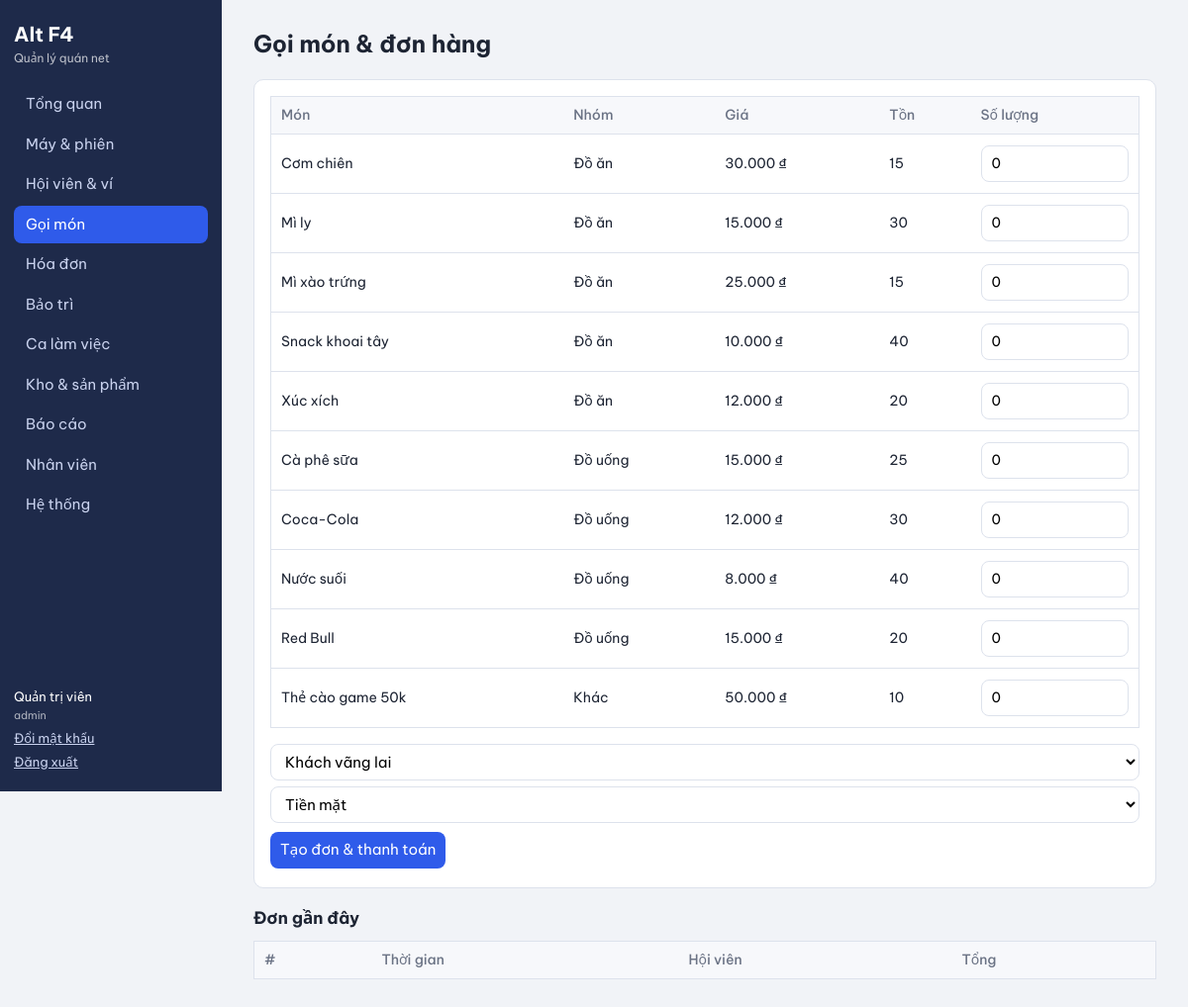
/app.php?p=orders (signed in), run on the app's committed database.
### tables this page shows
CREATE TABLE products(
 id INT AUTO_INCREMENT PRIMARY KEY,
 name VARCHAR(100) NOT NULL,
 category VARCHAR(40) DEFAULT 'Đồ uống',
 price INT NOT NULL,
 stock INT NOT NULL DEFAULT 0,
 min_stock INT NOT NULL DEFAULT 5,
 active TINYINT NOT NULL DEFAULT 1,
 CONSTRAINT chk_stock CHECK(stock>=0)
);

### app.php (called while the page is built, shortened)
<?php
require __DIR__.'/lib.php';
$map=['dashboard'=>1,'machines'=>1,'members'=>1,'orders'=>1,'invoices'=>1,'maintenance'=>1,'shifts'=>1,'password'=>1,'inventory'=>2,'reports'=>2,'staff'=>2,'system'=>3];
$p=$_GET['p']??'dashboard';if(!isset($map[$p]))$p='dashboard';
require __DIR__."/pages/$p.php";

### pages/orders.php (the view, shortened to what this page needs)
<?php
$pr=all('SELECT * FROM products WHERE active=1 ORDER BY category,name');$mem=all('SELECT id,code,name FROM members ORDER BY name');
head('Gọi món & đơn hàng');?>
<form method="post" class="card"><?=field()?><input type="hidden" name="a" value="order"><table><tr><th>Món</th><th>Nhóm</th><th>Giá</th><th>Tồn</th><th>Số lượng</th></tr>
<?php foreach($pr as $r)echo '<tr><td>'.h($r['name']).'</td><td>'.h($r['category']).'</td><td>'.vnd($r['price']).'</td><td class="'.($r['stock']<=$r['min_stock']?'warn':'').'">'.$r['stock'].'</td><td><input type="number" name="qty['.$r['id'].']" min="0" max="'.$r['stock'].'" value="0"></td></tr>';?></table>
<div class="row"><select name="member_id"><option value="">Khách vãng lai</option></select><select name="method"><option value="cash">Tiền mặt</option></select><button>Tạo đơn & thanh toán</button></div></form>
<h2>Đơn gần đây</h2><table><tr><th>#</th><th>Thời gian</th><th>Hội viên</th><th>Tổng</th></tr></table>

### assets/style.css (style rules this page uses)
:root { --ink:#1d2433;--mut:#6b7385;--bg:#f1f3f7;--card:#fff;--side:#1e2a4a;--acc:#2f5bea;--ok:#16874a;--busy:#c26a00;--bad:#c62d2d;--line:#dde2ec }
* { box-sizing:border-box }
body { margin:0;font:15px/1.5 'Be Vietnam Pro',system-ui,sans-serif;color:var(--ink);background:var(--bg);display:flex;min-height:100vh }
h2 { font-size:17px;margin:18px 0 10px }
.card { background:var(--card);border:1px solid var(--line);border-radius:10px;padding:16px;margin-bottom:16px }
table { width:100%;border-collapse:collapse;background:var(--card);border:1px solid var(--line);border-radius:10px;margin-bottom:16px;font-size:14px }
th,td { padding:8px 10px;border-bottom:1px solid var(--line);text-align:left;vertical-align:middle }
th { background:#f7f8fb;font-weight:500;color:var(--mut) }
input,select,button,.btn { font:inherit;padding:7px 10px;border:1px solid var(--line);border-radius:8px;background:#fff;margin:3px 0;max-width:100% }
button,.btn { background:var(--acc);color:#fff;border:0;cursor:pointer;text-decoration:none;display:inline-block }
.row { display:flex;flex-wrap:wrap;gap:6px;align-items:center }
.row input,.row select { margin:0 }
form:not(.row) input:not([type=hidden]),form:not(.row) select { display:block;width:100% }

### data on the page
products: name "Cơm chiên", category "Đồ ăn", price "30.000 ₫", stock "15"
products: name "Mì ly", category "Đồ ăn", price "15.000 ₫", stock "30"
products: name "Mì xào trứng", category "Đồ ăn", price "25.000 ₫", stock "15"
products: name "Snack khoai tây", category "Đồ ăn", price "10.000 ₫", stock "40"
products: name "Xúc xích", category "Đồ ăn", price "12.000 ₫", stock "20"
products: name "Cà phê sữa", category "Đồ uống", price "15.000 ₫", stock "25"
products: name "Coca-Cola", category "Đồ uống", price "12.000 ₫", stock "30"
products: name "Nước suối", category "Đồ uống", price "8.000 ₫", stock "40"
products: name "Red Bull", category "Đồ uống", price "15.000 ₫", stock "20"
products: name "Thẻ cào game 50k", category "Khác", price "50.000 ₫", stock "10"

### other printed values
$n[1] "Tổng quan"
$n[1] "Máy & phiên"
$n[1] "Hội viên & ví"
$n[1] "Gọi món"
$n[1] "Hóa đơn"
$n[1] "Bảo trì"
$n[1] "Ca làm việc"
$n[1] "Kho & sản phẩm"
$n[1] "Báo cáo"
$n[1] "Nhân viên"
$n[1] "Hệ thống"
$u['fullname'] "Quản trị viên"
$u['role'] "admin"
$title "Gọi món & đơn hàng"
